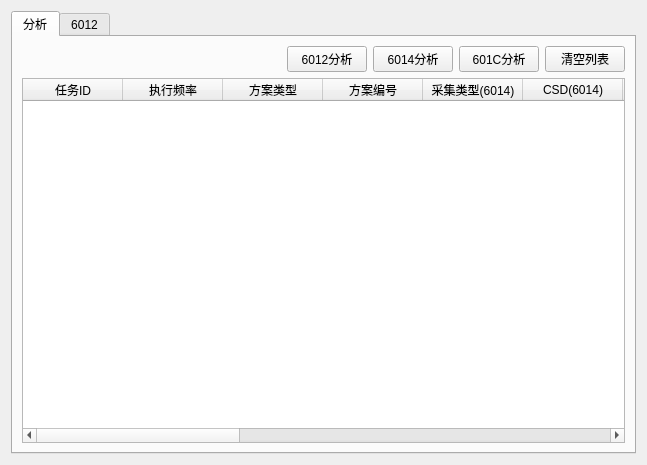
<?xml version="1.0" encoding="UTF-8"?>
<ui version="4.0">
 <class>Form</class>
 <widget class="QWidget" name="Form">
  <property name="geometry">
   <rect>
    <x>0</x>
    <y>0</y>
    <width>647</width>
    <height>465</height>
   </rect>
  </property>
  <property name="windowTitle">
   <string>采集监控类</string>
  </property>
  <layout class="QVBoxLayout" name="verticalLayout_3">
   <item>
    <widget class="QTabWidget" name="tabWidget">
     <property name="currentIndex">
      <number>0</number>
     </property>
     <widget class="QWidget" name="tab">
      <attribute name="title">
       <string>分析</string>
      </attribute>
      <layout class="QVBoxLayout" name="verticalLayout_2">
       <item>
        <layout class="QVBoxLayout" name="verticalLayout">
         <item>
          <layout class="QHBoxLayout" name="horizontalLayout">
           <item>
            <spacer name="horizontalSpacer">
             <property name="orientation">
              <enum>Qt::Horizontal</enum>
             </property>
             <property name="sizeHint" stdset="0">
              <size>
               <width>40</width>
               <height>20</height>
              </size>
             </property>
            </spacer>
           </item>
           <item>
            <widget class="QPushButton" name="pushButton">
             <property name="sizePolicy">
              <sizepolicy hsizetype="Fixed" vsizetype="Fixed">
               <horstretch>0</horstretch>
               <verstretch>0</verstretch>
              </sizepolicy>
             </property>
             <property name="text">
              <string>6012分析</string>
             </property>
            </widget>
           </item>
           <item>
            <widget class="QPushButton" name="pushButton_3">
             <property name="text">
              <string>6014分析</string>
             </property>
            </widget>
           </item>
           <item>
            <widget class="QPushButton" name="pushButton_2">
             <property name="text">
              <string>601C分析</string>
             </property>
            </widget>
           </item>
           <item>
            <widget class="QPushButton" name="pushButton_4">
             <property name="text">
              <string>清空列表</string>
             </property>
            </widget>
           </item>
          </layout>
         </item>
         <item>
          <widget class="QTableWidget" name="tableWidget">
           <column>
            <property name="text">
             <string>任务ID</string>
            </property>
           </column>
           <column>
            <property name="text">
             <string>执行频率</string>
            </property>
           </column>
           <column>
            <property name="text">
             <string>方案类型</string>
            </property>
           </column>
           <column>
            <property name="text">
             <string>方案编号</string>
            </property>
           </column>
           <column>
            <property name="text">
             <string>采集类型(6014)</string>
            </property>
           </column>
           <column>
            <property name="text">
             <string>CSD(6014)</string>
            </property>
           </column>
           <column>
            <property name="text">
             <string>上报类型(601C)</string>
            </property>
           </column>
           <column>
            <property name="text">
             <string>电能表集合</string>
            </property>
           </column>
           <column>
            <property name="text">
             <string>存储时标</string>
            </property>
           </column>
           <column>
            <property name="text">
             <string>开始时间</string>
            </property>
           </column>
           <column>
            <property name="text">
             <string>结束时间</string>
            </property>
           </column>
           <column>
            <property name="text">
             <string>延时</string>
            </property>
           </column>
           <column>
            <property name="text">
             <string>优先级</string>
            </property>
           </column>
           <column>
            <property name="text">
             <string>状态</string>
            </property>
           </column>
           <column>
            <property name="text">
             <string>任务运行类型</string>
            </property>
           </column>
           <column>
            <property name="text">
             <string>运行时段</string>
            </property>
           </column>
           <column>
            <property name="text">
             <string>存储深度</string>
            </property>
           </column>
          </widget>
         </item>
        </layout>
       </item>
      </layout>
     </widget>
     <widget class="QWidget" name="tab_2">
      <attribute name="title">
       <string>6012</string>
      </attribute>
     </widget>
    </widget>
   </item>
  </layout>
 </widget>
 <resources/>
 <connections/>
</ui>
